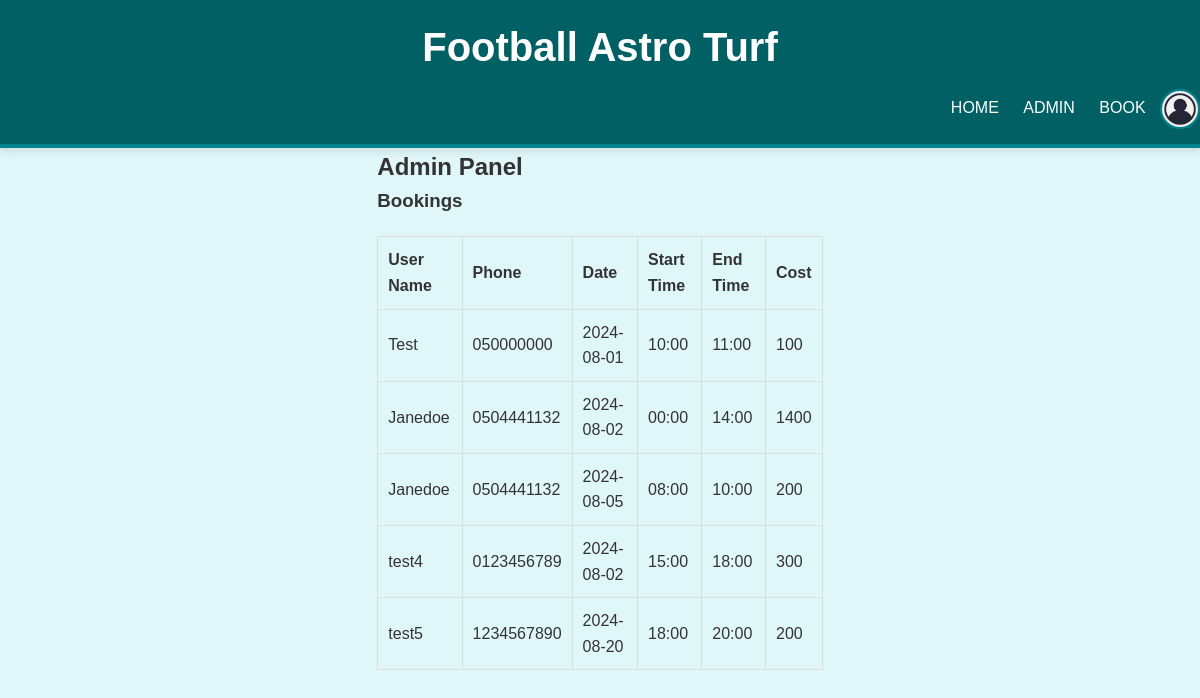
The page /admin (signed in) on the database its author committed.
### tables this page shows
CREATE TABLE bookings (
	id INTEGER PRIMARY KEY AUTOINCREMENT,
	name TEXT,
	phone TEXT,
	date TEXT,
	starttime TEXT,
	endtime TEXT,
	cost INTEGER
, user_id INTEGER);

### app.py (the view)
@app.route('/admin')
def admin():
    if 'user_id' not in session or not session.get('is_admin'):
        flash('You do not have access to this page.', 'error')
        return redirect(url_for('home'))
    conn = sqlite3.connect('database.db')
    cursor = conn.cursor()
    cursor.execute('SELECT id, name, phone, date, starttime, endtime, cost FROM bookings')
    bookings = cursor.fetchall()
    conn.close()
    return render_template('admin.html', bookings=bookings)

### Templates/admin.html
{% extends "base.html" %}
{% block content %}
<div class="container">
    <h2>Admin Panel</h2>
    <h3>Bookings</h3>
    <table>
        <thead>
            <tr>
                <th>User Name</th>
                <th>Phone</th>
                <th>Date</th>
                <th>Start Time</th>
                <th>End Time</th>
                <th>Cost</th>
            </tr>
        </thead>
        <tbody>
            {% for booking in bookings %}
            <tr>
                <td>{{ booking[1] }}</td>
                <td>{{ booking[2] }}</td>
                <td>{{ booking[3] }}</td>
                <td>{{ booking[4] }}</td>
                <td>{{ booking[5] }}</td>
                <td>{{ booking[6] }}</td>
            </tr>
            {% endfor %}
        </tbody>
    </table>
</div>
{% endblock %}

### Static/style.css (style rules this page uses)
* { margin: 0; padding: 0; box-sizing: border-box; }
body { font-family: 'Arial', sans-serif; line-height: 1.6; background-color: #f9f9f9; display: flex; flex-direction: column; align-items: center; justify-content: center; width: 100%; margin: 0; padding: 0; background-color: #e0f7fa; color: #333; }
.container { max-width: 1200px; margin: 0 auto; padding: 0 20px; width: 80%; overflow: hidden; }
table { width: 100%; border-collapse: collapse; margin-top: 20px; }
table, th, td { border: 1px solid #ddd; }
table th, table td { padding: 10px; text-align: left; }
table th { background-color: #e0f7fa; }
td, th { padding: 8px; }

### rows shown on the page
bookings: name "Test", phone "050000000", date "2024-08-01", starttime "10:00", endtime "11:00", cost "100"
bookings: name "Janedoe", phone "0504441132", date "2024-08-02", starttime "00:00", endtime "14:00", cost "1400"
bookings: name "Janedoe", phone "0504441132", date "2024-08-05", starttime "08:00", endtime "10:00", cost "200"
bookings: name "test4", phone "0123456789", date "2024-08-02", starttime "15:00", endtime "18:00", cost "300"
bookings: name "test5", phone "1234567890", date "2024-08-20", starttime "18:00", endtime "20:00", cost "200"
